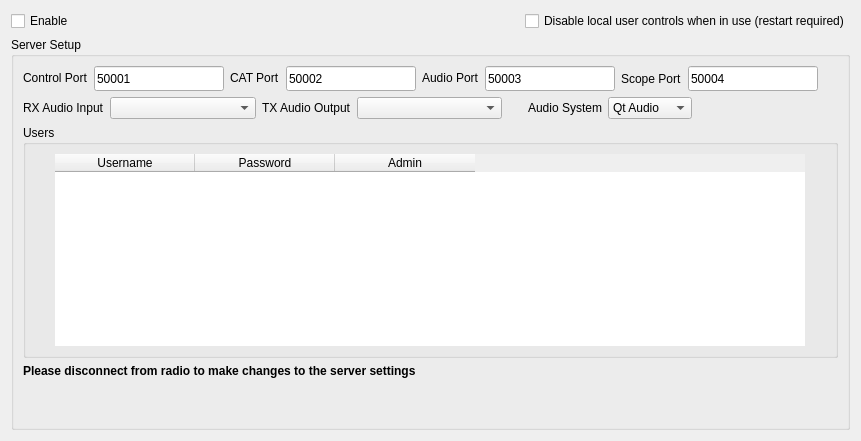
       <widget class="QWidget" name="radioServer">
        <layout class="QVBoxLayout" name="verticalLayout_27">
         <property name="sizeConstraint">
          <enum>QLayout::SetDefaultConstraint</enum>
         </property>
         <item>
          <layout class="QHBoxLayout" name="horizontalLayout_35">
           <item>
            <widget class="QCheckBox" name="serverEnableCheckbox">
             <property name="minimumSize">
              <size>
               <width>0</width>
               <height>20</height>
              </size>
             </property>
             <property name="maximumSize">
              <size>
               <width>16777215</width>
               <height>20</height>
              </size>
             </property>
             <property name="text">
              <string>Enable</string>
             </property>
            </widget>
           </item>
           <item>
            <spacer name="horizontalSpacer_24">
             <property name="orientation">
              <enum>Qt::Horizontal</enum>
             </property>
             <property name="sizeHint" stdset="0">
              <size>
               <width>20</width>
               <height>20</height>
              </size>
             </property>
            </spacer>
           </item>
           <item>
            <widget class="QCheckBox" name="serverDisableUIChk">
             <property name="text">
              <string>Disable local user controls when in use (restart required)</string>
             </property>
            </widget>
           </item>
          </layout>
         </item>
         <item>
          <layout class="QHBoxLayout" name="horizontalLayout_41">
           <item>
            <widget class="QGroupBox" name="serverSetupGroup">
             <property name="title">
              <string>Server Setup</string>
             </property>
             <layout class="QVBoxLayout" name="verticalLayout_31">
              <item>
               <layout class="QHBoxLayout" name="horizontalLayout_40">
                <item>
                 <widget class="QLabel" name="serverControlPortLabel">
                  <property name="minimumSize">
                   <size>
                    <width>0</width>
                    <height>20</height>
                   </size>
                  </property>
                  <property name="maximumSize">
                   <size>
                    <width>16777215</width>
                    <height>20</height>
                   </size>
                  </property>
                  <property name="text">
                   <string>Control Port</string>
                  </property>
                 </widget>
                </item>
                <item>
                 <widget class="QLineEdit" name="serverControlPortText">
                  <property name="sizePolicy">
                   <sizepolicy hsizetype="Expanding" vsizetype="Expanding">
                    <horstretch>0</horstretch>
                    <verstretch>0</verstretch>
                   </sizepolicy>
                  </property>
                  <property name="minimumSize">
                   <size>
                    <width>130</width>
                    <height>25</height>
                   </size>
                  </property>
                  <property name="maximumSize">
                   <size>
                    <width>130</width>
                    <height>25</height>
                   </size>
                  </property>
                  <property name="inputMask">
                   <string>99999</string>
                  </property>
                  <property name="text">
                   <string>50001</string>
                  </property>
                  <property name="frame">
                   <bool>true</bool>
                  </property>
                 </widget>
                </item>
                <item>
                 <widget class="QLabel" name="serverCATPortLabel">
                  <property name="sizePolicy">
                   <sizepolicy hsizetype="Preferred" vsizetype="Fixed">
                    <horstretch>0</horstretch>
                    <verstretch>0</verstretch>
                   </sizepolicy>
                  </property>
                  <property name="minimumSize">
                   <size>
                    <width>0</width>
                    <height>20</height>
                   </size>
                  </property>
                  <property name="maximumSize">
                   <size>
                    <width>16777215</width>
                    <height>20</height>
                   </size>
                  </property>
                  <property name="text">
                   <string>CAT Port</string>
                  </property>
                 </widget>
                </item>
                <item>
                 <widget class="QLineEdit" name="serverCivPortText">
                  <property name="minimumSize">
                   <size>
                    <width>130</width>
                    <height>25</height>
                   </size>
                  </property>
                  <property name="maximumSize">
                   <size>
                    <width>130</width>
                    <height>25</height>
                   </size>
                  </property>
                  <property name="inputMask">
                   <string>99999</string>
                  </property>
                  <property name="text">
                   <string>50002</string>
                  </property>
                 </widget>
                </item>
                <item>
                 <widget class="QLabel" name="serverAudioPortLabel">
                  <property name="minimumSize">
                   <size>
                    <width>0</width>
                    <height>20</height>
                   </size>
                  </property>
                  <property name="maximumSize">
                   <size>
                    <width>16777215</width>
                    <height>20</height>
                   </size>
                  </property>
                  <property name="text">
                   <string>Audio Port</string>
                  </property>
                 </widget>
                </item>
                <item>
                 <widget class="QLineEdit" name="serverAudioPortText">
                  <property name="minimumSize">
                   <size>
                    <width>130</width>
                    <height>25</height>
                   </size>
                  </property>
                  <property name="maximumSize">
                   <size>
                    <width>130</width>
                    <height>25</height>
                   </size>
                  </property>
                  <property name="inputMask">
                   <string>99999</string>
                  </property>
                  <property name="text">
                   <string>50003</string>
                  </property>
                 </widget>
                </item>
                <item>
                 <widget class="QLabel" name="serverScopePortLabel">
                  <property name="text">
                   <string>Scope Port</string>
                  </property>
                 </widget>
                </item>
                <item>
                 <widget class="QLineEdit" name="serverScopePortText">
                  <property name="minimumSize">
                   <size>
                    <width>130</width>
                    <height>25</height>
                   </size>
                  </property>
                  <property name="maximumSize">
                   <size>
                    <width>130</width>
                    <height>25</height>
                   </size>
                  </property>
                  <property name="inputMask">
                   <string>99999</string>
                  </property>
                  <property name="text">
                   <string>50004</string>
                  </property>
                 </widget>
                </item>
                <item>
                 <spacer name="horizontalSpacer_25">
                  <property name="orientation">
                   <enum>Qt::Horizontal</enum>
                  </property>
                  <property name="sizeHint" stdset="0">
                   <size>
                    <width>20</width>
                    <height>20</height>
                   </size>
                  </property>
                 </spacer>
                </item>
               </layout>
              </item>
              <item>
               <layout class="QHBoxLayout" name="serverAudioHorizLayout">
                <item>
                 <widget class="QLabel" name="label_33">
                  <property name="text">
                   <string>RX Audio Input</string>
                  </property>
                 </widget>
                </item>
                <item>
                 <widget class="QComboBox" name="serverRXAudioInputCombo">
                  <property name="sizePolicy">
                   <sizepolicy hsizetype="Expanding" vsizetype="Fixed">
                    <horstretch>0</horstretch>
                    <verstretch>0</verstretch>
                   </sizepolicy>
                  </property>
                  <property name="minimumSize">
                   <size>
                    <width>100</width>
                    <height>0</height>
                   </size>
                  </property>
                 </widget>
                </item>
                <item>
                 <widget class="QLabel" name="label_34">
                  <property name="text">
                   <string>TX Audio Output</string>
                  </property>
                 </widget>
                </item>
                <item>
                 <widget class="QComboBox" name="serverTXAudioOutputCombo">
                  <property name="sizePolicy">
                   <sizepolicy hsizetype="Expanding" vsizetype="Fixed">
                    <horstretch>0</horstretch>
                    <verstretch>0</verstretch>
                   </sizepolicy>
                  </property>
                  <property name="minimumSize">
                   <size>
                    <width>100</width>
                    <height>0</height>
                   </size>
                  </property>
                 </widget>
                </item>
                <item>
                 <spacer name="horizontalSpacer_5">
                  <property name="orientation">
                   <enum>Qt::Horizontal</enum>
                  </property>
                  <property name="sizeType">
                   <enum>QSizePolicy::Fixed</enum>
                  </property>
                  <property name="sizeHint" stdset="0">
                   <size>
                    <width>20</width>
                    <height>20</height>
                   </size>
                  </property>
                 </spacer>
                </item>
                <item>
                 <widget class="QLabel" name="label_44">
                  <property name="text">
                   <string>Audio System</string>
                  </property>
                 </widget>
                </item>
                <item>
                 <widget class="QComboBox" name="audioSystemServerCombo">
                  <item>
                   <property name="text">
                    <string>Qt Audio</string>
                   </property>
                  </item>
                  <item>
                   <property name="text">
                    <string>PortAudio</string>
                   </property>
                  </item>
                  <item>
                   <property name="text">
                    <string>RT Audio</string>
                   </property>
                  </item>
                 </widget>
                </item>
                <item>
                 <spacer name="horizontalSpacer_16">
                  <property name="orientation">
                   <enum>Qt::Horizontal</enum>
                  </property>
                  <property name="sizeHint" stdset="0">
                   <size>
                    <width>40</width>
                    <height>20</height>
                   </size>
                  </property>
                 </spacer>
                </item>
               </layout>
              </item>
              <item>
               <layout class="QHBoxLayout" name="horizontalLayout_32">
                <item>
                 <widget class="QGroupBox" name="groupBox_2">
                  <property name="title">
                   <string>Users</string>
                  </property>
                  <layout class="QHBoxLayout" name="horizontalLayout_9">
                   <item>
                    <widget class="tableWidget" name="serverUsersTable">
                     <property name="sizePolicy">
                      <sizepolicy hsizetype="Expanding" vsizetype="Expanding">
                       <horstretch>0</horstretch>
                       <verstretch>0</verstretch>
                      </sizepolicy>
                     </property>
                     <property name="minimumSize">
                      <size>
                       <width>400</width>
                       <height>160</height>
                      </size>
                     </property>
                     <property name="maximumSize">
                      <size>
                       <width>750</width>
                       <height>330</height>
                      </size>
                     </property>
                     <property name="frameShape">
                      <enum>QFrame::NoFrame</enum>
                     </property>
                     <property name="lineWidth">
                      <number>1</number>
                     </property>
                     <property name="midLineWidth">
                      <number>0</number>
                     </property>
                     <property name="editTriggers">
                      <set>QAbstractItemView::NoEditTriggers</set>
                     </property>
                     <property name="columnCount">
                      <number>3</number>
                     </property>
                     <attribute name="horizontalHeaderCascadingSectionResizes">
                      <bool>false</bool>
                     </attribute>
                     <attribute name="horizontalHeaderDefaultSectionSize">
                      <number>140</number>
                     </attribute>
                     <attribute name="horizontalHeaderShowSortIndicator" stdset="0">
                      <bool>false</bool>
                     </attribute>
                     <attribute name="horizontalHeaderStretchLastSection">
                      <bool>false</bool>
                     </attribute>
                     <attribute name="verticalHeaderVisible">
                      <bool>false</bool>
                     </attribute>
                     <attribute name="verticalHeaderShowSortIndicator" stdset="0">
                      <bool>false</bool>
                     </attribute>
                     <attribute name="verticalHeaderStretchLastSection">
                      <bool>false</bool>
                     </attribute>
                     <column>
                      <property name="text">
                       <string>Username</string>
                      </property>
                     </column>
                     <column>
                      <property name="text">
                       <string>Password</string>
                      </property>
                     </column>
                     <column>
                      <property name="text">
                       <string>Admin</string>
                      </property>
                     </column>
                    </widget>
                   </item>
                  </layout>
                 </widget>
                </item>
               </layout>
              </item>
              <item>
               <layout class="QHBoxLayout" name="horizontalLayout_15">
                <item>
                 <widget class="QLabel" name="serverDisconnectLabel">
                  <property name="text">
                   <string>&lt;html&gt;&lt;head/&gt;&lt;body&gt;&lt;p&gt;&lt;span style=&quot; font-weight:700;&quot;&gt;Please disconnect from radio to make changes to the server settings&lt;/span&gt;&lt;/p&gt;&lt;/body&gt;&lt;/html&gt;</string>
                  </property>
                 </widget>
                </item>
               </layout>
              </item>
              <item>
               <spacer name="verticalSpacer_7">
                <property name="orientation">
                 <enum>Qt::Vertical</enum>
                </property>
                <property name="sizeHint" stdset="0">
                 <size>
                  <width>20</width>
                  <height>40</height>
                 </size>
                </property>
               </spacer>
              </item>
             </layout>
            </widget>
           </item>
          </layout>
         </item>
        </layout>
       </widget>
